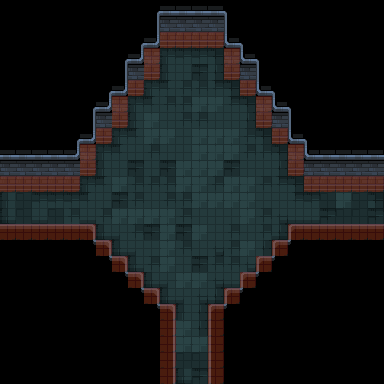

This game map was drawn from its Tiled (.tmx) file and the tilesets committed beside it. A one-line description and the full map source follow:
An orthogonal 24x24 tile map with 16x16 px tiles, 3 tile layers (floor, details, collision) and 11 objects (4x EnemySpawnPoint, 3x EnemySpawnTrigger, 3x Gate, CombatArea).

<map version="1.10" tiledversion="1.10.2" orientation="orthogonal" renderorder="right-down" width="24" height="24" tilewidth="16" tileheight="16" infinite="0" nextlayerid="8" nextobjectid="33">
 <tileset firstgid="1" source="../../Tilesets/dungeon_prison_tileset.tsx" />
 <layer id="3" name="floor" width="24" height="24">
  <data encoding="csv">
0,0,0,0,0,0,0,0,0,0,0,0,0,0,0,0,0,0,0,0,0,0,0,0,
0,0,0,0,0,0,0,0,0,0,0,0,0,0,0,0,0,0,0,0,0,0,0,0,
0,0,0,0,0,0,0,0,0,0,0,0,0,0,0,0,0,0,0,0,0,0,0,0,
0,0,0,0,0,0,0,0,0,0,5,6,6,7,0,0,0,0,0,0,0,0,0,0,
0,0,0,0,0,0,0,0,0,0,30,31,80,32,0,0,0,0,0,0,0,0,0,0,
0,0,0,0,0,0,0,0,0,5,60,81,81,58,7,0,0,0,0,0,0,0,0,0,
0,0,0,0,0,0,0,0,5,60,81,81,82,82,58,7,0,0,0,0,0,0,0,0,
0,0,0,0,0,0,0,0,30,82,31,81,81,31,31,32,0,0,0,0,0,0,0,0,
0,0,0,0,0,0,0,5,60,82,82,31,82,82,82,81,7,0,0,0,0,0,0,0,
0,0,0,0,0,0,5,60,31,81,31,31,82,82,82,81,81,7,0,0,0,0,0,0,
5,0,0,0,0,0,30,31,80,31,80,82,82,82,80,31,31,32,0,0,0,0,0,7,
5,7,0,0,0,5,60,82,81,81,81,82,82,81,82,82,81,58,7,0,0,0,55,57,
30,83,6,6,6,60,31,80,81,31,81,81,82,82,82,82,31,31,58,6,83,82,83,7,
55,83,56,83,81,56,81,82,82,82,82,81,31,31,31,82,81,8,56,56,80,83,83,80,
0,0,0,0,0,0,55,10,81,80,82,80,82,31,81,31,81,57,0,0,0,0,0,0,
0,0,0,0,0,0,0,55,10,31,82,81,31,8,81,82,32,0,0,0,0,0,0,0,
0,0,0,0,0,0,0,0,55,81,82,31,80,81,81,8,57,0,0,0,0,0,0,0,
0,0,0,0,0,0,0,0,0,55,10,82,82,8,56,57,0,0,0,0,0,0,0,0,
0,0,0,0,0,0,0,0,0,0,55,10,8,57,0,0,0,0,0,0,0,0,0,0,
0,0,0,0,0,0,0,0,0,0,0,30,32,0,0,0,0,0,0,0,0,0,0,0,
0,0,0,0,0,0,0,0,0,0,0,82,32,0,0,0,0,0,0,0,0,0,0,0,
0,0,0,0,0,0,0,0,0,0,0,82,82,0,0,0,0,0,0,0,0,0,0,0,
0,0,0,0,0,0,0,0,0,0,0,83,83,0,0,0,0,0,0,0,0,0,0,0,
0,0,0,0,0,0,0,0,0,0,0,55,80,0,0,0,0,0,0,0,0,0,0,0
</data>
 </layer>
 <layer id="2" name="details" width="24" height="24">
  <data encoding="csv">
0,0,0,0,0,0,0,0,0,104,2,2,2,2,105,0,0,0,0,0,0,0,0,0,
0,0,0,0,0,0,0,0,0,129,27,27,27,27,130,0,0,0,0,0,0,0,0,0,
0,0,0,0,0,0,0,0,104,103,52,52,52,52,101,105,0,0,0,0,0,0,0,0,
0,0,0,0,0,0,0,104,103,27,0,0,0,0,27,101,105,0,0,0,0,0,0,0,
0,0,0,0,0,0,0,129,27,52,0,0,0,0,52,27,130,0,0,0,0,0,0,0,
0,0,0,0,0,0,104,103,52,0,0,0,0,0,0,52,101,105,0,0,0,0,0,0,
0,0,0,0,0,104,103,27,0,0,0,0,0,0,0,0,27,101,105,0,0,0,0,0,
0,0,0,0,0,129,27,52,0,0,0,0,0,0,0,0,52,27,130,0,0,0,0,0,
0,0,0,0,104,103,52,0,0,0,0,0,0,0,0,0,0,52,101,105,0,0,0,0,
2,2,2,2,103,27,0,0,0,0,0,0,0,0,0,0,0,0,27,101,2,2,2,2,
27,27,27,27,27,52,0,0,0,0,0,0,0,0,0,0,0,0,52,27,27,27,27,27,
52,52,52,52,52,0,0,0,0,0,0,0,0,0,0,0,0,0,0,52,52,52,52,52,
0,0,0,0,0,0,0,0,0,0,0,0,0,0,0,0,0,0,0,0,0,0,0,0,
0,0,0,0,0,0,0,0,0,0,0,0,0,0,0,0,0,0,0,0,0,0,0,0,
77,77,77,77,77,78,0,0,0,0,0,0,0,0,0,0,0,0,76,77,77,77,77,77,
0,0,0,0,0,154,78,0,0,0,0,0,0,0,0,0,0,76,155,0,0,0,0,0,
0,0,0,0,0,0,154,78,0,0,0,0,0,0,0,0,76,155,0,0,0,0,0,0,
0,0,0,0,0,0,0,154,78,0,0,0,0,0,0,76,155,0,0,0,0,0,0,0,
0,0,0,0,0,0,0,0,154,78,0,0,0,0,76,155,0,0,0,0,0,0,0,0,
0,0,0,0,0,0,0,0,0,154,78,0,0,76,155,0,0,0,0,0,0,0,0,0,
0,0,0,0,0,0,0,0,0,0,129,0,0,130,0,0,0,0,0,0,0,0,0,0,
0,0,0,0,0,0,0,0,0,0,129,0,0,130,0,0,0,0,0,0,0,0,0,0,
0,0,0,0,0,0,0,0,0,0,129,0,0,130,0,0,0,0,0,0,0,0,0,0,
0,0,0,0,0,0,0,0,0,0,129,0,0,130,0,0,0,0,0,0,0,0,0,0
</data>
 </layer>
 <layer id="1" name="collision" width="24" height="24" opacity="0.5">
  <data encoding="csv">
0,0,0,0,0,0,0,0,0,0,0,0,0,0,0,0,0,0,0,0,0,0,0,0,
0,0,0,0,0,0,0,0,0,0,0,0,0,0,0,0,0,0,0,0,0,0,0,0,
0,0,0,0,0,0,0,0,0,0,502,502,502,502,0,0,0,0,0,0,0,0,0,0,
0,0,0,0,0,0,0,0,0,502,0,0,0,0,502,0,0,0,0,0,0,0,0,0,
0,0,0,0,0,0,0,0,0,502,0,0,0,0,502,0,0,0,0,0,0,0,0,0,
0,0,0,0,0,0,0,0,502,0,0,0,0,0,0,502,0,0,0,0,0,0,0,0,
0,0,0,0,0,0,0,502,0,0,0,0,0,0,0,0,502,0,0,0,0,0,0,0,
0,0,0,0,0,0,0,502,0,0,0,0,0,0,0,0,502,0,0,0,0,0,0,0,
0,0,0,0,0,0,502,0,0,0,0,0,0,0,0,0,0,502,0,0,0,0,0,0,
0,0,0,0,0,502,0,0,0,0,0,0,0,0,0,0,0,0,502,0,0,0,0,0,
0,0,0,0,0,502,0,0,0,0,0,0,0,0,0,0,0,0,502,0,0,0,0,0,
502,502,502,502,502,0,0,0,0,0,0,0,0,0,0,0,0,0,0,502,502,502,502,502,
0,0,0,0,0,0,0,0,0,0,0,0,0,0,0,0,0,0,0,0,0,0,0,0,
0,0,0,0,0,0,0,0,0,0,0,0,0,0,0,0,0,0,0,0,0,0,0,0,
502,502,502,502,502,502,0,0,0,0,0,0,0,0,0,0,0,0,502,502,502,502,502,502,
0,0,0,0,0,0,502,0,0,0,0,0,0,0,0,0,0,502,0,0,0,0,0,0,
0,0,0,0,0,0,0,502,0,0,0,0,0,0,0,0,502,0,0,0,0,0,0,0,
0,0,0,0,0,0,0,0,502,0,0,0,0,0,0,502,0,0,0,0,0,0,0,0,
0,0,0,0,0,0,0,0,0,502,0,0,0,0,502,0,0,0,0,0,0,0,0,0,
0,0,0,0,0,0,0,0,0,0,502,0,0,502,0,0,0,0,0,0,0,0,0,0,
0,0,0,0,0,0,0,0,0,0,502,0,0,502,0,0,0,0,0,0,0,0,0,0,
0,0,0,0,0,0,0,0,0,0,502,0,0,502,0,0,0,0,0,0,0,0,0,0,
0,0,0,0,0,0,0,0,0,0,502,0,0,502,0,0,0,0,0,0,0,0,0,0,
0,0,0,0,0,0,0,0,0,0,502,0,0,502,0,0,0,0,0,0,0,0,0,0
</data>
 </layer>
 <objectgroup id="7" name="entities">
  <object id="14" type="EnemySpawnTrigger" x="176" y="288" width="32" height="16">
   <properties>
    <property name="TriggerType" propertytype="triggerType" value="EnemySpawn" />
   </properties>
  </object>
  <object id="16" type="EnemySpawnTrigger" x="80" y="192" width="16" height="32">
   <properties>
    <property name="TriggerType" propertytype="triggerType" value="EnemySpawn" />
   </properties>
  </object>
  <object id="17" type="EnemySpawnTrigger" x="288" y="192" width="16" height="32">
   <properties>
    <property name="TriggerType" propertytype="triggerType" value="EnemySpawn" />
   </properties>
  </object>
  <object id="18" type="EnemySpawnPoint" x="144" y="144">
   <point />
  </object>
  <object id="19" type="EnemySpawnPoint" x="224" y="144">
   <point />
  </object>
  <object id="20" type="EnemySpawnPoint" x="240" y="240">
   <point />
  </object>
  <object id="21" type="EnemySpawnPoint" x="160" y="240">
   <point />
  </object>
  <object id="29" type="Gate" x="64" y="160" width="16" height="64">
   <properties>
    <property name="Flip" value="false" />
    <property name="Orientation" value="horizontal" />
   </properties>
  </object>
  <object id="30" type="Gate" x="176" y="304" width="32" height="48">
   <properties>
    <property name="Orientation" value="vertical" />
   </properties>
  </object>
  <object id="31" type="Gate" x="304" y="160" width="16" height="64">
   <properties>
    <property name="Flip" value="true" />
    <property name="Orientation" value="horizontal" />
   </properties>
  </object>
  <object id="32" type="CombatArea" x="160" y="48">
   <polygon points="0,0 64,0 64,32 80,32 80,48 96,48 96,80 112,80 112,96 128,96 128,128 144,128 144,176 128,176 128,192 112,192 112,208 96,208 96,224 80,224 80,240 64,240 64,256 0,256 0,240 -16,240 -16,224 -32,224 -32,208 -48,208 -48,192 -64,192 -64,176 -80,176 -80,128 -64,128 -64,96 -48,96 -48,80 -32,80 -32,48 -16,48 -16,32 0,32" />
  </object>
 </objectgroup>
</map>
